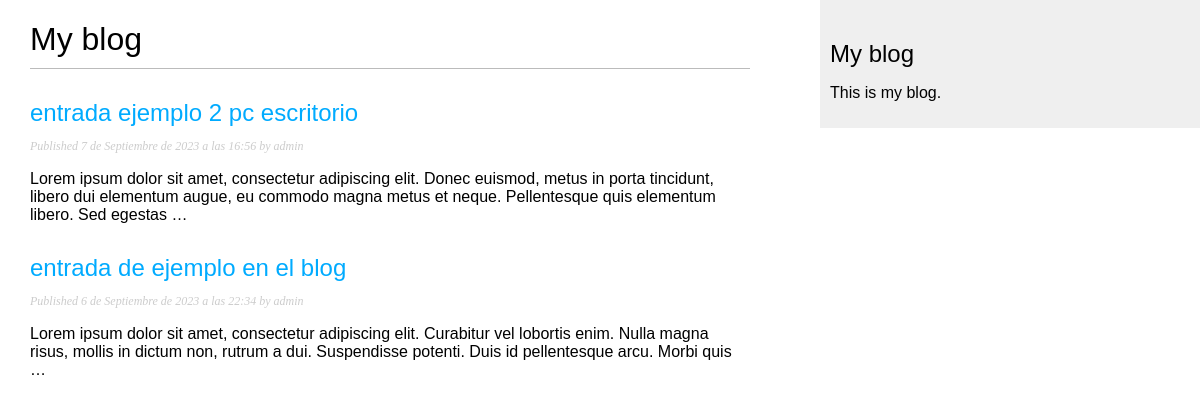
/blog/, run on an earlier commit of the app's database.
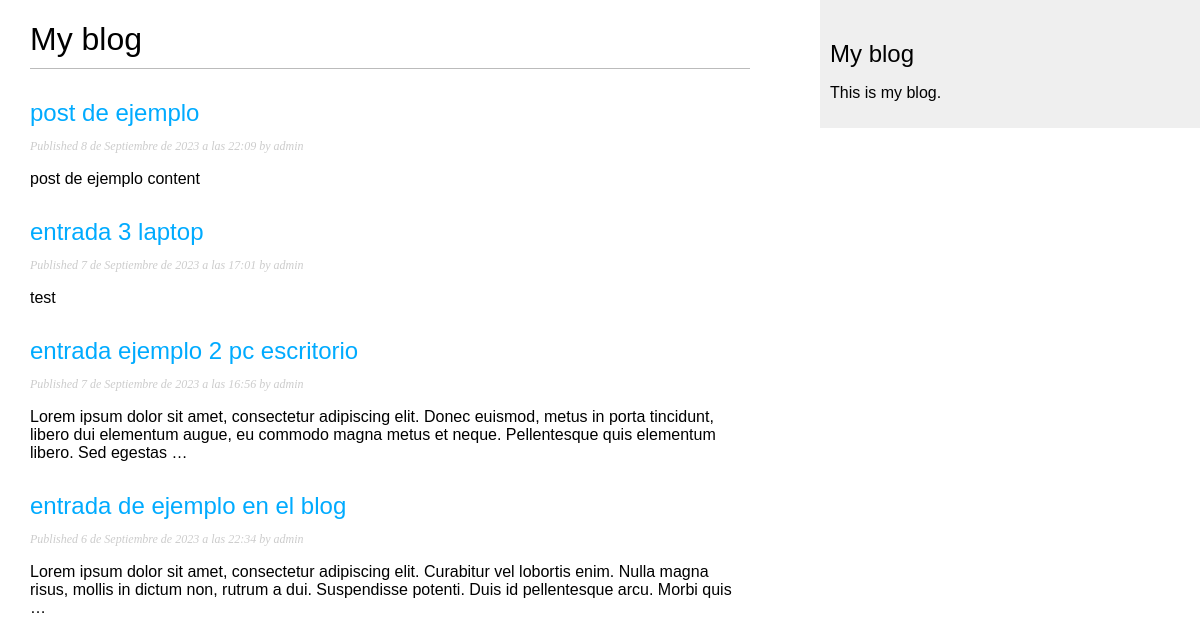
And on a later commit of the database.
### blog/models.py (models this page shows, shortened)
class Post(models.Model):
    class Status(models.TextChoices):
        DRAFT = 'DF', 'Draft'
        PUBLISHED = 'PB', 'Published'
    title = models.CharField(max_length=250)
    slug = models.SlugField(max_length=2500, unique_for_date='publish')
    author = models.ForeignKey(User, on_delete=models.CASCADE, related_name='blog_posts')
    body = models.TextField()
    publish = models.DateTimeField(default=timezone.now)
    created = models.DateTimeField(auto_now_add=True)
    updated = models.DateTimeField(auto_now=True)
    status = models.CharField(max_length=2, choices=Status.choices, default=Status.DRAFT)
    objects = models.Manager()  # The default manager.
    published = PublishedManager()  # Our custom manager.
    class Meta:
        ordering = ['-publish']
        indexes = [
            models.Index(fields=['-publish']),
        ]
    def get_absolute_url(self):
        return reverse('blog:post_detail',
                       args=[self.publish.year,
                             self.publish.month,
                             self.publish.day,
                             self.slug])

### blog/views.py (the view)
# urls.py: path('', views.post_list, name='post_list'),
def post_list(request):
    posts = Post.published.all()
    return render(request, 'blog/post/list.html', {'posts': posts})

### blog/models.py (called while the page is built)
    def get_queryset(self):
        return super().get_queryset().filter(status=Post.Status.PUBLISHED)

### blog/templates/blog/post/list.html (shortened to what this page needs)
{% extends 'blog/base.html' %}
{% block content %}
<h1>My blog</h1>
{% for post in posts %}
<h2>
    <a href="{{ post.get_absolute_url }}">
        {{ post.title }}
    </a>
</h2>
<p class="date">
    Published {{ post.publish }} by {{ post.author }}
</p>
{{ post.body | truncatewords:30|linebreaks }}
{% endfor %}
{% endblock %}

### blog/templates/blog/base.html (shortened to what this page needs)
{% load static %}
<!DOCTYPE html>
<html>
<head>
    <link rel="stylesheet" href="{% static "css/blog.css" %}">
</head>
<body>
<div id="content">
    {% block content %}
    {% endblock %}
</div>
<div id="sidebar">
    <h2>My blog</h2>
    <p>
        This is my blog.
    </p>
</div>
</body>
</html>

### blog/static/css/blog.css (style rules this page uses)
body { margin:0; padding:0; font-family:helvetica, sans-serif; }
a { color:#00abff; text-decoration:none; }
h1 { font-weight:normal; border-bottom:1px solid #bbb; padding:0 0 10px 0; }
h2 { font-weight:normal; margin:30px 0 0; }
#content { float:left; width:60%; padding:0 0 0 30px; }
#sidebar { float:right; width:30%; padding:10px; background:#efefef; height:100%; }
p.date { color:#ccc; font-family: georgia, serif; font-size: 12px; font-style: italic; }

What changed in the data, as far as the page shows it:
added Post: title "post de ejemplo", publish "8 de Septiembre de 2023 a las 22:09", author "admin", body "post de ejemplo content"
now on this page (row edited): Post: title "entrada 3 laptop", publish "7 de Septiembre de 2023 a las 17:01", author "admin", body "test"
